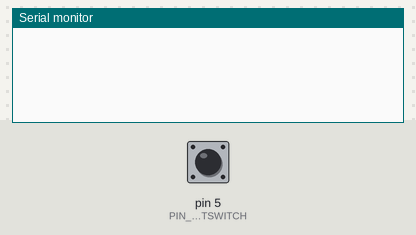
Simulated run of this sketch. Board: Arduino Uno, built with avr-gcc and run on an emulated ATmega328P. Shown: the last lines printed to the serial monitor. The test bench sets the inputs (shaded band); at power-on: pin 5 (PIN_FOOTSWITCH) HIGH.

Above: at 1.2 s.
1.3 s: pin 5 (PIN_FOOTSWITCH) pulled LOW for 0.15 s
At 2.4 s:
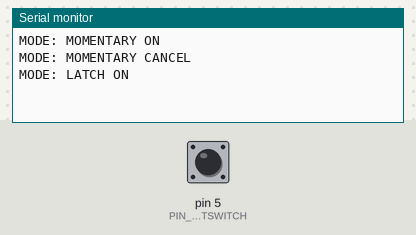
2.9 s: pin 5 (PIN_FOOTSWITCH) pulled LOW for 0.15 s
At 3.9 s:
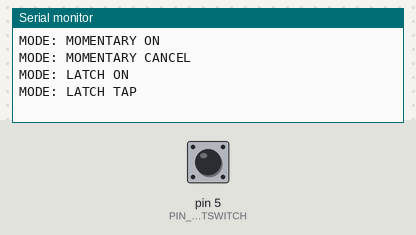

Measured:
- after the input at 1.3 s, the serial monitor: prints a new line at once (image 1)
- after the input at 2.9 s, the serial monitor: prints a new line after 0.15 s (image 2)

The sketch:

tap-hold-button.ino
```cpp
// Ref: https://github.com/JChristensen/JC_Button
#include <JC_Button.h>

const int PIN_FOOTSWITCH = 5;
const unsigned long LONG_PRESS_THRESHOLD = 600;
const unsigned long DOUBLE_TAP_THRESHOLD = 300;

Button footSwitch(PIN_FOOTSWITCH, 50);

bool isMomentaryActive = false; // Momentary state.
bool isLatchModeActive = false; // Latch mode state.
bool isSkipNextRelease = false; // flag to skip release after double tap
unsigned long footSwitchPressedAt = 0;
unsigned long lastFootSwitchPressedTime = 0;

void setup() {
  footSwitch.begin();
  Serial.begin(9600);
}

void loop() {
  footSwitch.read();

  if (footSwitch.wasPressed()) {
    unsigned long now = millis();

    if (isLatchModeActive) {
      if (now - footSwitchPressedAt < DOUBLE_TAP_THRESHOLD) {
        // Double tap: exit latch mode
        isMomentaryActive = false;
        isLatchModeActive = false;
        isSkipNextRelease = true;
        Serial.println("MODE: LATCH OFF");
        return;
      }
    } else {
      // Start momentary mode
      isMomentaryActive = true;
      Serial.println("MODE: MOMENTARY ON");
    }

    footSwitchPressedAt = now;
  }

  if (footSwitch.wasReleased()) {
    if (isSkipNextRelease) {
       // Ignore this release due to prior double tap
      isSkipNextRelease = false;
      Serial.println("RELEASE SKIPPED");
      return;
    }

    if (millis() - footSwitchPressedAt < LONG_PRESS_THRESHOLD) {
      // Short press: cancel momentary mode on
      if (isMomentaryActive) {
        isMomentaryActive = false;
        Serial.println("MODE: MOMENTARY CANCEL");
      }

      if (isLatchModeActive) {
        // Latch tap
        Serial.println("MODE: LATCH TAP");
      } else {
        // First tap to enter latch mode
        Serial.println("MODE: LATCH ON");
      }
      isLatchModeActive = true;

    } else {
      if (isMomentaryActive) {
        // Long press release
        isMomentaryActive = false;
        Serial.println("MODE: MOMENTARY OFF");
      }
    }
  }
}
```
